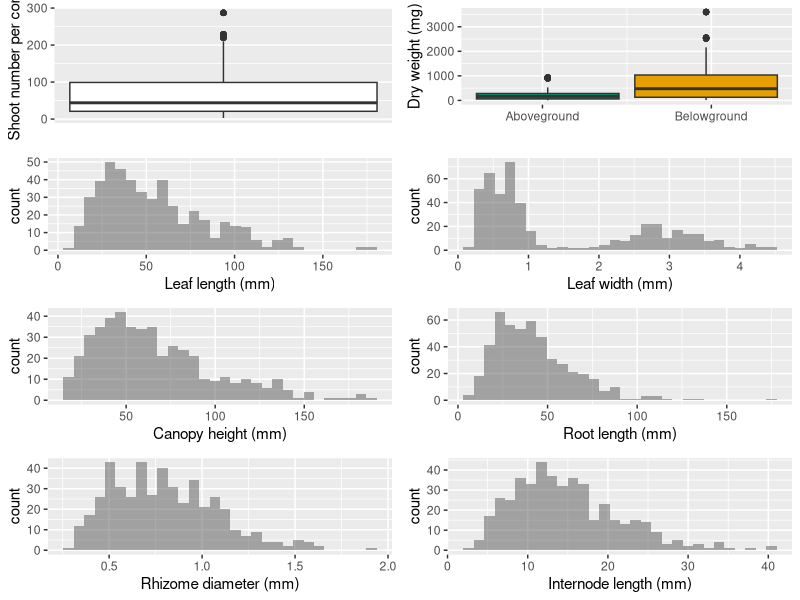
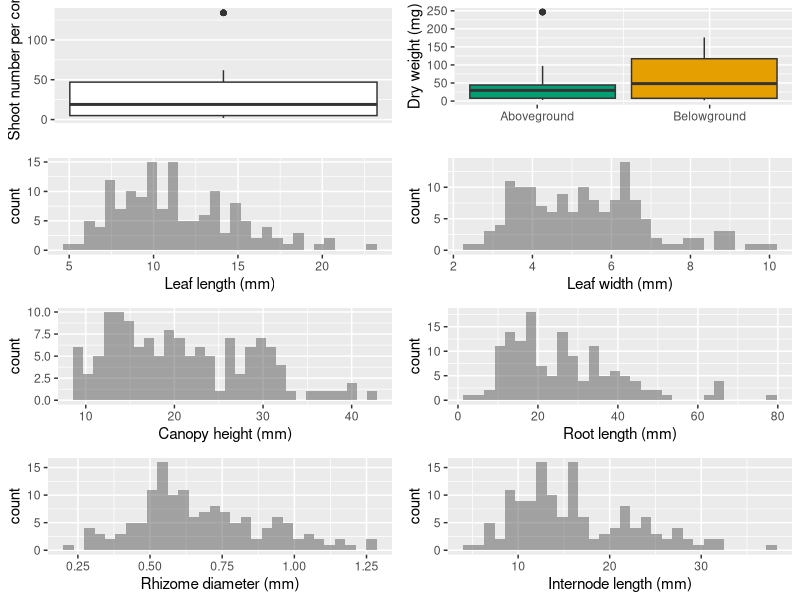
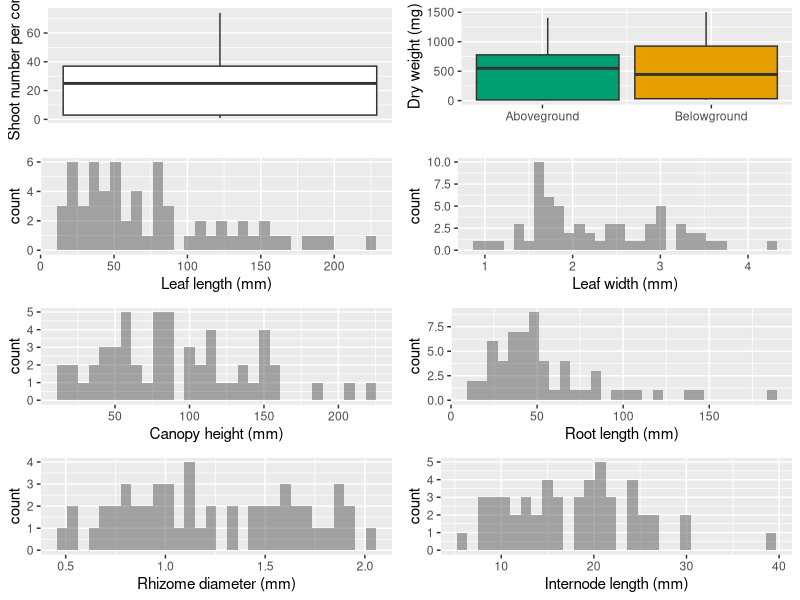
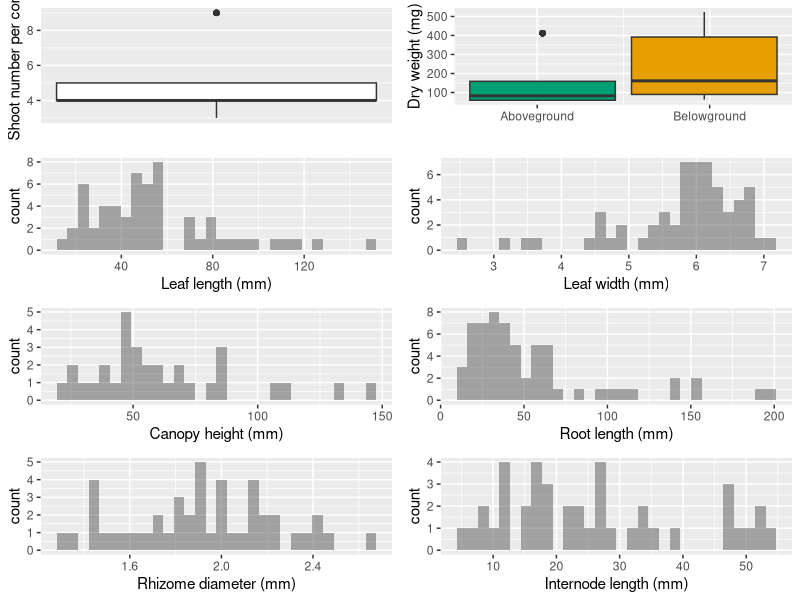
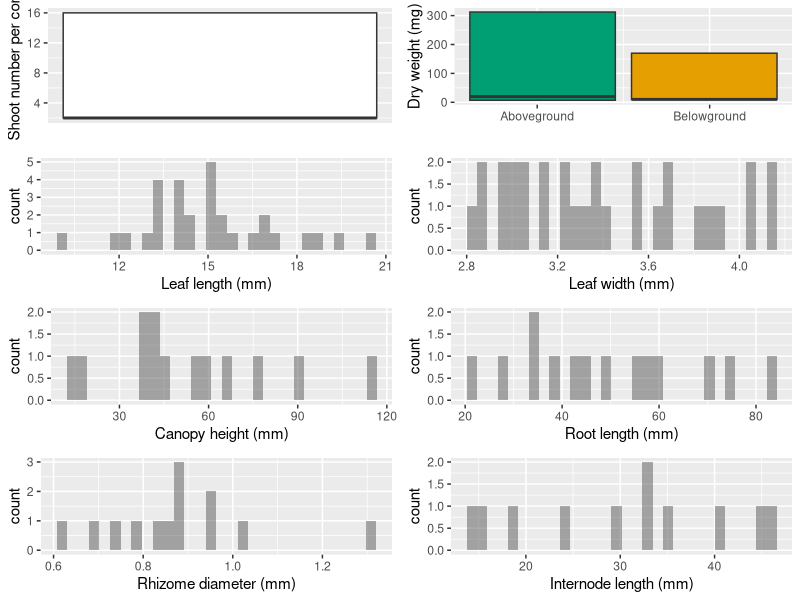
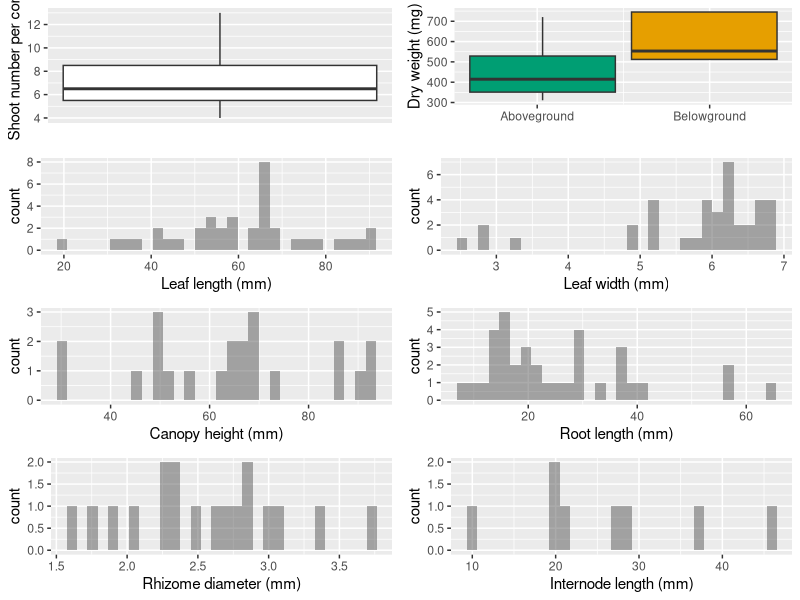

Write the R code that produced these figures, in order.
#+ Read library, include = FALSE
library(tidyverse)
library(ggplot2)
library(ggpubr)

#' Read trait measured data and rearanging it to plotting format.

#+ Read data and Pivot to plotting format, warning = FALSE

trait_dat <- read.csv("../Raw_data.csv", header = TRUE)

trait_dat %>%
  mutate(Belowground_dry_mass1 = as.numeric(Belowground_dry_mass1)) %>%
  select(!ends_with("photo.") & !contains("note") &
          !Pack & 
          !Aboveground_dry_mass3 &
          !Belowground_dry_mass3 &
          !Flower_seed) %>%
  pivot_longer(cols = Canopyheight_1:Internodelength_10,
               names_to = c(".value", "trials"),
               names_sep = "_" ) -> trait_long_dat
head(trait_long_dat)

#' plot the potential intraspecific trait variation of each species.

#+ Plotting, echo = FALSE, warning = FALSE
HU <- trait_long_dat[trait_long_dat$abb=="HUN"|trait_long_dat$abb=="HUW", ]
HO <- trait_long_dat[trait_long_dat$abb=="HO", ]
ZC <- trait_long_dat[trait_long_dat$abb=="ZC", ]
CS <- trait_long_dat[trait_long_dat$abb=="CS", ]
HS <- trait_long_dat[trait_long_dat$abb=="HS", ]
TH <- trait_long_dat[trait_long_dat$abb=="TH", ]

trait_plot = function(sp){
  SN = ggplot(data = sp) +
    geom_boxplot(aes(y = Shoot_number), width = 0.7) +
    xlim(-1, 1) +
    ylab("Shoot number per core") +
    xlab("") +
    scale_x_continuous(labels = NULL, breaks = NULL) +
    theme(legend.position = "none")
    
  sp %>% 
    mutate(MAB = rowMeans(cbind(Aboveground_dry_mass1, Aboveground_dry_mass2)),
           MBB = rowMeans(cbind(Belowground_dry_mass1, Belowground_dry_mass2))) %>%
    pivot_longer(cols = c(MAB, MBB), names_to = "DryM", values_to = "Weight")-> sp_DM
  
  DM = ggplot(data = sp_DM) +
    geom_boxplot(aes(y = Weight, fill = DryM)) +
    scale_fill_manual(values = c("#009E73", "#E69F00")) +
    ylab("Dry weight (mg)") +
    xlab("") +
    scale_x_continuous(labels = c("Aboveground", "Belowground"), 
                       breaks = c(-0.2, 0.2)) +
    theme(legend.position = "none")
  
  LH = ggplot(data = sp) +
    geom_histogram(aes(x = Leaflength), alpha = 0.5) +
    labs(x = "Leaf length (mm)")
  
  LW = ggplot(data = sp) +
    geom_histogram(aes(x = Leafwidth), alpha = 0.5) +
    labs(x = "Leaf width (mm)")
  
  CH = ggplot(data = sp) +
    geom_histogram(aes(x = Canopyheight), alpha = 0.5) +
    labs(x = "Canopy height (mm)")
  
  RL = ggplot(data = sp) +
    geom_histogram(aes(x = Rootlength), alpha = 0.5) +
    labs(x = "Root length (mm)")
  
  RD = ggplot(data = sp) +
    geom_histogram(aes(x = Rhizomediameter), alpha = 0.5) +
    labs(x = "Rhizome diameter (mm)")
  
  IL = ggplot(data = sp) +
    geom_histogram(aes(x = Internodelength), alpha = 0.5) +
    labs(x = "Internode length (mm)")
  
  p_all = ggarrange(SN, DM, LH, LW, CH, RL, RD, IL,
                    ncol = 2, nrow = 4,
                    common.legend = TRUE, legend = "none")
  return(p_all)
}

#' Holudule uninervis traits
#+ HU, warning = FALSE, message = FALSE
trait_plot(HU)

#' Halophila ovalis traits
#+ HO, warning = FALSE, message = FALSE
trait_plot(HO)

#' Zostera muelleri subsp. Capricorni traits
#+ ZC, warning = FALSE, message = FALSE
trait_plot(ZC)

#' Cymodocea serrulata traits
#+ CS, warning = FALSE, message = FALSE
trait_plot(CS)

#' Halophila spinulosa traits
#+ HS, warning = FALSE, message = FALSE
trait_plot(HS)

#' Thalassia hemprichii traits
#+ TH, warning = FALSE, message = FALSE
trait_plot(TH)
